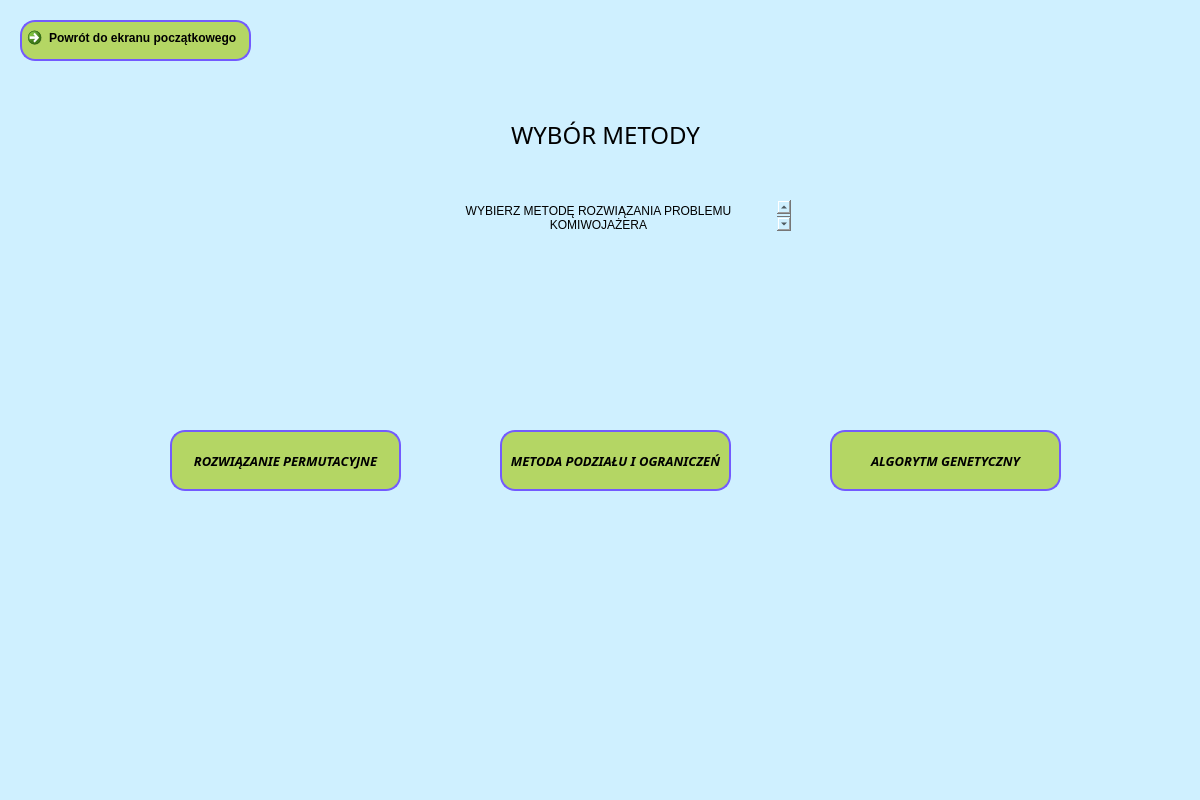
<?xml version="1.0" encoding="UTF-8"?>
<ui version="4.0">
 <class>WyborTrybu</class>
 <widget class="QMainWindow" name="WyborTrybu">
  <property name="geometry">
   <rect>
    <x>0</x>
    <y>0</y>
    <width>1200</width>
    <height>800</height>
   </rect>
  </property>
  <property name="windowTitle">
   <string>MainWindow</string>
  </property>
  <property name="styleSheet">
   <string notr="true">QWidget{
	background-color: rgb(207, 240, 255);
}

QPushButton{
	background-color: rgb(180, 214, 100);
	border: 2px solid rgb(115, 90, 255);
	border-radius: 15px;
}

QPushButton:hover {
	background-color: rgb(180, 214, 5);
}

QPushButton:pressed {
	background-color: rgb(180, 214, 255);
}</string>
  </property>
  <widget class="QWidget" name="centralwidget">
   <widget class="QPushButton" name="permutacjaPrzycisk">
    <property name="geometry">
     <rect>
      <x>170</x>
      <y>430</y>
      <width>231</width>
      <height>61</height>
     </rect>
    </property>
    <property name="font">
     <font>
      <family>Century Gothic</family>
      <pointsize>10</pointsize>
      <italic>true</italic>
      <bold>true</bold>
     </font>
    </property>
    <property name="styleSheet">
     <string notr="true"/>
    </property>
    <property name="text">
     <string>ROZWIĄZANIE PERMUTACYJNE</string>
    </property>
    <property name="checkable">
     <bool>true</bool>
    </property>
    <property name="checked">
     <bool>false</bool>
    </property>
   </widget>
   <widget class="QPushButton" name="bnbPrzycisk">
    <property name="geometry">
     <rect>
      <x>500</x>
      <y>430</y>
      <width>231</width>
      <height>61</height>
     </rect>
    </property>
    <property name="font">
     <font>
      <family>Century Gothic</family>
      <pointsize>10</pointsize>
      <italic>true</italic>
      <bold>true</bold>
     </font>
    </property>
    <property name="styleSheet">
     <string notr="true"/>
    </property>
    <property name="text">
     <string>METODA PODZIAŁU I OGRANICZEŃ</string>
    </property>
    <property name="checkable">
     <bool>true</bool>
    </property>
    <property name="checked">
     <bool>false</bool>
    </property>
   </widget>
   <widget class="QPushButton" name="genetycznyPrzycisk">
    <property name="geometry">
     <rect>
      <x>830</x>
      <y>430</y>
      <width>231</width>
      <height>61</height>
     </rect>
    </property>
    <property name="font">
     <font>
      <family>Century Gothic</family>
      <pointsize>10</pointsize>
      <italic>true</italic>
      <bold>true</bold>
     </font>
    </property>
    <property name="styleSheet">
     <string notr="true"/>
    </property>
    <property name="text">
     <string>ALGORYTM GENETYCZNY</string>
    </property>
    <property name="checkable">
     <bool>true</bool>
    </property>
    <property name="checked">
     <bool>false</bool>
    </property>
   </widget>
   <widget class="QCommandLinkButton" name="powrotPrzycisk">
    <property name="geometry">
     <rect>
      <x>20</x>
      <y>20</y>
      <width>231</width>
      <height>41</height>
     </rect>
    </property>
    <property name="text">
     <string>Powrót do ekranu początkowego</string>
    </property>
   </widget>
   <widget class="QLabel" name="tytulWybor">
    <property name="geometry">
     <rect>
      <x>440</x>
      <y>110</y>
      <width>331</width>
      <height>51</height>
     </rect>
    </property>
    <property name="font">
     <font>
      <family>Segoe Script</family>
      <pointsize>18</pointsize>
      <italic>false</italic>
      <bold>false</bold>
     </font>
    </property>
    <property name="styleSheet">
     <string notr="true"/>
    </property>
    <property name="text">
     <string>&lt;html&gt;&lt;head/&gt;&lt;body&gt;&lt;p align=&quot;center&quot;&gt;WYBÓR METODY&lt;/p&gt;&lt;/body&gt;&lt;/html&gt;</string>
    </property>
    <property name="alignment">
     <set>Qt::AlignLeading|Qt::AlignLeft|Qt::AlignVCenter</set>
    </property>
   </widget>
   <widget class="QTextBrowser" name="tekstOpis">
    <property name="geometry">
     <rect>
      <x>420</x>
      <y>200</y>
      <width>371</width>
      <height>31</height>
     </rect>
    </property>
    <property name="frameShape">
     <enum>QFrame::NoFrame</enum>
    </property>
    <property name="html">
     <string>&lt;!DOCTYPE HTML PUBLIC &quot;-//W3C//DTD HTML 4.0//EN&quot; &quot;http://www.w3.org/TR/REC-html40/strict.dtd&quot;&gt;
&lt;html&gt;&lt;head&gt;&lt;meta name=&quot;qrichtext&quot; content=&quot;1&quot; /&gt;&lt;meta charset=&quot;utf-8&quot; /&gt;&lt;style type=&quot;text/css&quot;&gt;
p, li { white-space: pre-wrap; }
hr { height: 1px; border-width: 0; }
&lt;/style&gt;&lt;/head&gt;&lt;body style=&quot; font-family:'Segoe UI'; font-size:9pt; font-weight:400; font-style:normal;&quot;&gt;
&lt;p align=&quot;center&quot; style=&quot; margin-top:0px; margin-bottom:0px; margin-left:0px; margin-right:0px; -qt-block-indent:0; text-indent:0px;&quot;&gt;WYBIERZ METODĘ ROZWIĄZANIA PROBLEMU KOMIWOJAŻERA&lt;/p&gt;&lt;/body&gt;&lt;/html&gt;</string>
    </property>
   </widget>
  </widget>
 </widget>
 <resources>
  <include location="zasoby.qrc"/>
  <include location="zasoby.qrc"/>
 </resources>
 <connections/>
</ui>
